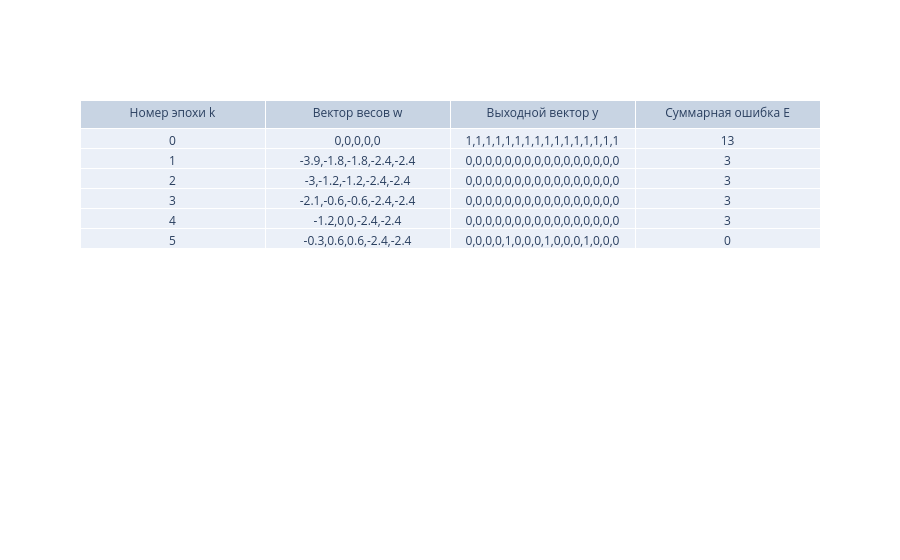

Write notebook code for a chart like this one.
### Code cell
#Обучение сети на всех данных
netw=network(4) # создаётся объект класса network, который представляет нейронную сеть с 4 входами.
out=netw.learn(full_inputs,full_outputs,show=True) # обучаем нейронную сеть на всех данных

#Вывод результатов
# создаём таблицу с помощью библиотеки Plotly для визуализации:
trace = go.Table(
    # header — определяет названия колонок в таблице
    header = dict(values=['Номер эпохи k', 
                        'Вектор весов w',
                        'Выходной вектор y',
                        'Суммарная ошибка E']),
    
    # cells — создаём ячейки для данных, используя zip(*output); 
    # каждый столбец данных (эпохи) транспонируется
    cells = dict(values = [*list(zip(*out))]) 
)
data = [trace] 
iplot(data, filename = 'basic_table') # отображает таблицу в Jupyter Notebook с помощью Plotly

### Figure 1 — Plotly figure (JSON) as saved in the notebook; plotly's stock layout.template omitted (floating-point values rounded to 4 significant figures; data arrays with more than 128 entries replaced by an {"elided": "..."} marker saying what was removed)
{"data": [{"cells": {"values": {"elided": "4 rows, 138 float values in total"}}, "header": {"values": ["Номер эпохи k", "Вектор весов w", "Выходной вектор y", "Суммарная ошибка E"]}, "type": "table"}], "layout": {}}
